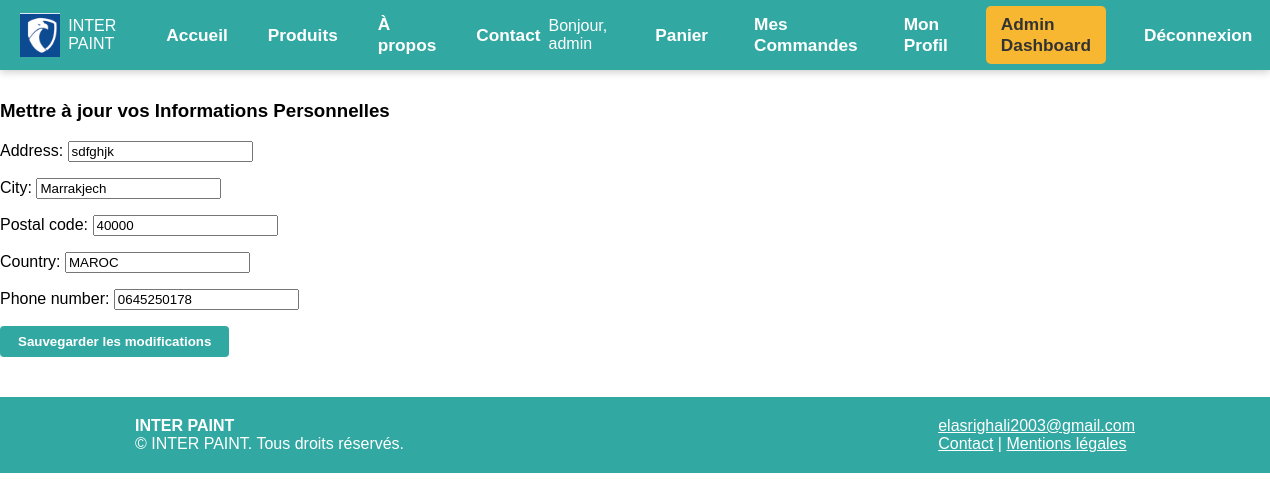
Page /store/profile/update/ (signed in) on the committed database.
### store/models.py (models this page shows, shortened)
class UserProfile(models.Model):
    user = models.OneToOneField(User, on_delete=models.CASCADE, related_name='profile')
    address = models.CharField(max_length=255, blank=True, null=True)
    city = models.CharField(max_length=100, blank=True, null=True)
    postal_code = models.CharField(max_length=20, blank=True, null=True)
    country = models.CharField(max_length=100, blank=True, null=True)
    phone_number = models.CharField(max_length=20, blank=True, null=True)

### store/views.py (the view)
# urls.py: path('profile/update/', views.profile_update, name='profile_update'),
@login_required
def profile_update(request):
    user_profile = request.user.profile
    if request.method == 'POST':
        form = UserProfileForm(request.POST, instance=user_profile)
        if form.is_valid():
            form.save()
            return redirect('home') # Rediriger vers la page d'accueil
    else:
        form = UserProfileForm(instance=user_profile)
    context = {'form': form}
    return render(request, 'store/profile_update.html', context)

### store/forms.py
class UserProfileForm(forms.ModelForm):
    class Meta:
        model = UserProfile
        fields = ['address', 'city', 'postal_code', 'country', 'phone_number']

### store/templates/store/profile_update.html (shortened to what this page needs)
{% extends 'store/base.html' %}
{% load static %}
{% block content %}
<div class="container mt-5">
    <div class="row justify-content-center">
        <div class="col-md-8">
            <div class="card">
                <div class="card-header bg-primary text-white">
                    <h3 class="mb-0">Mettre à jour vos Informations Personnelles</h3>
                </div>
                <div class="card-body">
                    <form method="post">
                        {{ form.as_p }}
                        <button type="submit" class="btn btn-success">Sauvegarder les modifications</button>
                    </form>
                </div>
            </div>
        </div>
    </div>
</div>
{% endblock %}

### store/templates/store/base.html (shortened to what this page needs)
{% load static %}
<!DOCTYPE html>
<html lang="fr">
<head>
</head>
<body>
    <div class="navbar">
        <div class="container">
            <div class="left">
                <div class="logo">
                    <img src="{% static 'images/paint_shop_logo.png' %}">
                    <span>INTER PAINT</span>
                </div>
                <a href="{% url 'home' %}">Accueil</a>
                <a href="{% url 'store:product_list' %}">Produits</a>
                <a href="{% url 'store:about' %}">À propos</a>
                <a href="{% url 'store:contact' %}">Contact</a>
            </div>
            <div class="right">
                {% if user.is_authenticated %}
                    <span class="user">Bonjour, {{ user.username }}</span>
                    <a href="{% url 'store:cart_detail' %}">Panier</a>
                    <a href="{% url 'store:order_history' %}">Mes Commandes</a>
                    <a href="{% url 'store:profile_update' %}">Mon Profil</a>
                    {% if user.is_staff %}
                        <a href="{% url 'store:admin_dashboard' %}" style="background:#F7B731; color:#333; padding:8px 15px; border-radius:5px;">Admin Dashboard</a>
                    {% endif %}
                    <a href="{% url 'store:logout' %}">Déconnexion</a>
                {% else %}
                    <a href="{% url 'store:login' %}">Connexion</a>
                    <a href="{% url 'store:register' %}">Inscription</a>
                {% endif %}
            </div>
        </div>
    </div>
    {% block content %}{% endblock %}
    <footer>
        <div style="max-width:1000px;margin:0 auto;display:flex;justify-content:space-between;align-items:center;flex-wrap:wrap;">
            <div>
                <strong>INTER PAINT</strong><br>
                &copy; {{ now|date:'Y' }} INTER PAINT. Tous droits réservés.
            </div>
            <div>
                <a href="mailto:elasrighali2003@gmail.com">elasrighali2003@gmail.com</a><br>
                <a href="{% url 'store:contact' %}">Contact</a> |
                <a href="#">Mentions légales</a>
            </div>
        </div>
    </footer>
</body>
</html>

### store/templates/store/base.html (style rules this page uses)
body { font-family: Arial, sans-serif; background: #fff; margin: 0; }
.navbar { background: #32a8a2; color: #fff; padding: 0; margin-bottom: 30px; box-shadow: 0 2px 8px #ccc; }
.navbar .container { max-width: 1400px; margin: 0 auto; display: flex; justify-content: space-between; align-items: center; padding: 0 20px; height: 70px; }
.navbar .left { display: flex; align-items: center; gap: 24px; }
.navbar .logo { display: flex; align-items: center; margin-right: 18px; }
.navbar .logo img { height: 44px; width: auto; margin-right: 8px; }
.navbar a { color: #fff; text-decoration: none; font-weight: bold; padding: 0 8px; font-size: 1.08em; transition: color 0.2s; }
.navbar .right { display: flex; align-items: center; gap: 30px; }
.navbar .user { margin-right: 10px; }
.btn, button { background: #32a8a2; color: #fff; border: none; border-radius: 4px; padding: 8px 18px; font-weight: bold; cursor: pointer; text-decoration: none; transition: background 0.2s; }
footer { background: #32a8a2; color: #fff; padding: 20px 0; margin-top: 40px; }
footer a { color: #fff; }

### rows in the picture
UserProfile: address "sdfghjk", city "Marrakjech", postal_code "40000", country "MAROC", phone_number "0645250178"

### other values in the picture
{{ user.username }} "admin"
